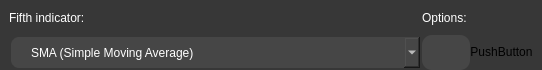
          <widget class="QWidget" name="indicator_widget_5" native="true">
           <property name="sizePolicy">
            <sizepolicy hsizetype="Expanding" vsizetype="Expanding">
             <horstretch>0</horstretch>
             <verstretch>0</verstretch>
            </sizepolicy>
           </property>
           <property name="maximumSize">
            <size>
             <width>16777215</width>
             <height>70</height>
            </size>
           </property>
           <property name="styleSheet">
            <string notr="true">background-color: rgb(55,55,55);
border-radius: 10px;</string>
           </property>
           <layout class="QHBoxLayout" name="horizontalLayout_6">
            <property name="spacing">
             <number>0</number>
            </property>
            <property name="leftMargin">
             <number>9</number>
            </property>
            <property name="topMargin">
             <number>0</number>
            </property>
            <property name="rightMargin">
             <number>9</number>
            </property>
            <property name="bottomMargin">
             <number>0</number>
            </property>
            <item>
             <widget class="QWidget" name="indicator_widget_nested_5" native="true">
              <layout class="QGridLayout" name="gridLayout_5">
               <property name="leftMargin">
                <number>0</number>
               </property>
               <property name="topMargin">
                <number>0</number>
               </property>
               <property name="rightMargin">
                <number>0</number>
               </property>
               <property name="bottomMargin">
                <number>0</number>
               </property>
               <property name="spacing">
                <number>0</number>
               </property>
               <item row="0" column="0">
                <widget class="QLabel" name="indicator_name_label_5">
                 <property name="styleSheet">
                  <string notr="true">QLabel {
	font: 10pt &quot;MS Shell Dlg 2&quot;;
	color: rgb(255,255,255);
}</string>
                 </property>
                 <property name="text">
                  <string>Fifth indicator:</string>
                 </property>
                 <property name="margin">
                  <number>6</number>
                 </property>
                </widget>
               </item>
               <item row="1" column="1">
                <widget class="QPushButton" name="indicatorOptions_button_5">
                 <property name="sizePolicy">
                  <sizepolicy hsizetype="Expanding" vsizetype="Expanding">
                   <horstretch>0</horstretch>
                   <verstretch>0</verstretch>
                  </sizepolicy>
                 </property>
                 <property name="minimumSize">
                  <size>
                   <width>0</width>
                   <height>35</height>
                  </size>
                 </property>
                 <property name="maximumSize">
                  <size>
                   <width>16777215</width>
                   <height>35</height>
                  </size>
                 </property>
                 <property name="font">
                  <font>
                   <pointsize>10</pointsize>
                  </font>
                 </property>
                 <property name="styleSheet">
                  <string notr="true">QPushButton {
color: rgb(255, 255, 255);
background-color: rgb(70,70,70);
border: 0px sold;
border-radius: 10px;

}
QPushButton:hover {
	 border: 2px solid rgb(85,85,85);
}</string>
                 </property>
                 <property name="text">
                  <string/>
                 </property>
                </widget>
               </item>
               <item row="1" column="0">
                <widget class="QComboBox" name="firstIndicator_comboBox_5">
                 <property name="sizePolicy">
                  <sizepolicy hsizetype="Expanding" vsizetype="Preferred">
                   <horstretch>0</horstretch>
                   <verstretch>0</verstretch>
                  </sizepolicy>
                 </property>
                 <property name="minimumSize">
                  <size>
                   <width>0</width>
                   <height>35</height>
                  </size>
                 </property>
                 <property name="maximumSize">
                  <size>
                   <width>16777215</width>
                   <height>35</height>
                  </size>
                 </property>
                 <property name="styleSheet">
                  <string notr="true">QComboBox {
        font: 10pt &quot;MS Shell Dlg 2&quot;;
        border: 2px solid rgb(55,55,55);
        border-radius: 10px;
        color: rgb(255, 255, 255);
        padding-left: 20px;
        padding-right: 20px;
        background-color: rgb(70,70,70);
}

QComboBox:hover {
        border: 2px solid rgb(90,90,90);
}

QComboBox QAbstractItemView {
     border: 2pxsolid rgb(45, 45, 45);
    selection-background-color:rgb(45, 45, 45);
    color: #FFF
                  }
</string>
                 </property>
                 <item>
                  <property name="text">
                   <string>SMA (Simple Moving Average)</string>
                  </property>
                 </item>
                 <item>
                  <property name="text">
                   <string>EMA (Exponential Moving Average)</string>
                  </property>
                 </item>
                 <item>
                  <property name="text">
                   <string>WMA (Weighted Moving Average)</string>
                  </property>
                 </item>
                 <item>
                  <property name="text">
                   <string>BOLL - Upper Band (Bollinger Band)</string>
                  </property>
                 </item>
                 <item>
                  <property name="text">
                   <string>BOLL - Lower Band (Bollinger Band)</string>
                  </property>
                 </item>
                 <item>
                  <property name="text">
                   <string>VWAP (Volumen Weighted Average Price)</string>
                  </property>
                 </item>
                 <item>
                  <property name="text">
                   <string>TRIX (Triple Exponential Average)</string>
                  </property>
                 </item>
                 <item>
                  <property name="text">
                   <string>SAR (Stop and Reverse)</string>
                  </property>
                 </item>
                 <item>
                  <property name="text">
                   <string>MACD - MACD Line (Moving Average Eonvergence Divergence)</string>
                  </property>
                 </item>
                 <item>
                  <property name="text">
                   <string>MACD - Singal Line (Moving Average Eonvergence Divergence)</string>
                  </property>
                 </item>
                 <item>
                  <property name="text">
                   <string>RSI (Relative Strength Index)</string>
                  </property>
                 </item>
                 <item>
                  <property name="text">
                   <string>KDJ (Random Index)</string>
                  </property>
                 </item>
                 <item>
                  <property name="text">
                   <string>OBV (On-balance volume)</string>
                  </property>
                 </item>
                 <item>
                  <property name="text">
                   <string>CCI (Commodity Channel Index)</string>
                  </property>
                 </item>
                 <item>
                  <property name="text">
                   <string>StochRSI (Stoch Relative Strength Index)</string>
                  </property>
                 </item>
                 <item>
                  <property name="text">
                   <string>WR (Williams %)</string>
                  </property>
                 </item>
                 <item>
                  <property name="text">
                   <string>DMI (Directional Movement Index)</string>
                  </property>
                 </item>
                 <item>
                  <property name="text">
                   <string>MTM (Momentum)</string>
                  </property>
                 </item>
                 <item>
                  <property name="text">
                   <string>EVM (Ease of Movement)</string>
                  </property>
                 </item>
                 <item>
                  <property name="text">
                   <string>Value (Plain integer or double)</string>
                  </property>
                 </item>
                 <item>
                  <property name="text">
                   <string>Open (Open price of candle)</string>
                  </property>
                 </item>
                 <item>
                  <property name="text">
                   <string>High (High price of candle)</string>
                  </property>
                 </item>
                 <item>
                  <property name="text">
                   <string>Low (Low price of candle)</string>
                  </property>
                 </item>
                 <item>
                  <property name="text">
                   <string>Close (Close price of candle)</string>
                  </property>
                 </item>
                 <item>
                  <property name="text">
                   <string>Volume (Amount traded in amount of time)</string>
                  </property>
                 </item>
                </widget>
               </item>
               <item row="0" column="1">
                <widget class="QLabel" name="indicator_options_label_5">
                 <property name="styleSheet">
                  <string notr="true">QLabel {
	font: 10pt &quot;MS Shell Dlg 2&quot;;
	color: rgb(255,255,255);
}</string>
                 </property>
                 <property name="text">
                  <string>Options: </string>
                 </property>
                 <property name="margin">
                  <number>6</number>
                 </property>
                </widget>
               </item>
               <item row="1" column="2">
                <widget class="QPushButton" name="delete_button_5">
                 <property name="text">
                  <string>PushButton</string>
                 </property>
                </widget>
               </item>
              </layout>
             </widget>
            </item>
           </layout>
          </widget>
